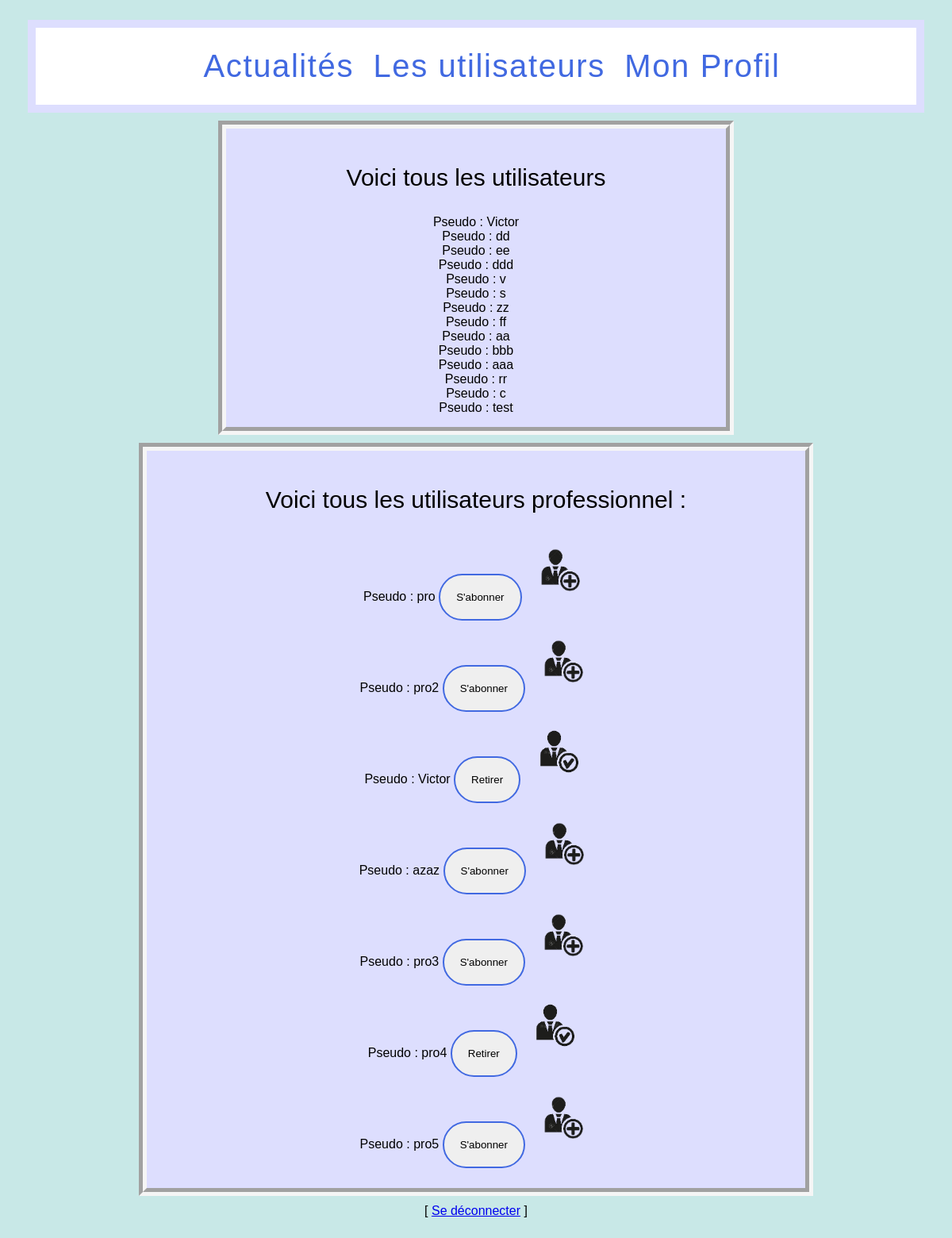
Screenshot of /Controller/Allusers (signed in) with the database file from the repository.
### tables this page shows
CREATE TABLE IF NOT EXISTS `user_client` (
  `ID` int(11) NOT NULL AUTO_INCREMENT,
  `Pseudo` varchar(255) NOT NULL,
  `Email` varchar(255) NOT NULL,
  `Password` varchar(255) NOT NULL,
  PRIMARY KEY (`ID`)
);

CREATE TABLE IF NOT EXISTS `user_professional` (
  `ID` int(11) NOT NULL AUTO_INCREMENT,
  `Pseudo` varchar(255) NOT NULL,
  `Email` varchar(255) NOT NULL,
  `Password` varchar(255) NOT NULL,
  PRIMARY KEY (`ID`)
);

### Controller/Allusers.php (called while the page is built, shortened)
<?php
Include ("../Modele/User_ClientPDO.php");
Include ("../Modele/User_ProfessionalPDO.php");
Include ("../Modele/Client_proPDO.php");
    $userclient = New User_ClientPDO();
    $userclientt = $userclient->getUtilisateurs();
    $userpro = New User_ProfessionalPDO();
    $userproo = $userpro->getUtilisateurspro();
    $verif = new Client_proPDO();
include ("../Vue/Allusers.php");

### Modele/User_ClientPDO.php (called while the page is built, shortened)
<?php
class User_ClientPDO{
    function getUtilisateurs() {
    try {
        $pdo = new PDO('mysql:host=localhost;dbname=projet',"root");
        $req = $pdo->prepare("select * from user_client");
        $req->execute();
        $ligne = $req->fetch(PDO::FETCH_ASSOC);
        while ($ligne) {
            $resultat[] = $ligne;
            $ligne = $req->fetch(PDO::FETCH_ASSOC);
        }
    } catch (PDOException $e) {
        print "Erreur !: " . $e->getMessage();
        die();
    }
    return $resultat;
}
}

### Modele/User_ProfessionalPDO.php (called while the page is built, shortened)
<?php
class User_ProfessionalPDO{
    public function getUtilisateurspro() {
    try {
        $pdo = new PDO('mysql:host=localhost;dbname=projet',"root");
        $req = $pdo->prepare("select * from user_professional");
        $req->execute();
        $ligne = $req->fetch(PDO::FETCH_ASSOC);
        while ($ligne) {
            $resultat[] = $ligne;
            $ligne = $req->fetch(PDO::FETCH_ASSOC);
        }
    } catch (PDOException $e) {
        print "Erreur !: " . $e->getMessage();
        die();
    }
    return $resultat;
}
}

### Modele/Client_proPDO.php (called while the page is built, shortened)
<?php
class Client_proPDO{
    function getOnefollow($ID_Client, $ID_Professional) {
        try {
            $pdo = new PDO('mysql:host=localhost;dbname=projet', "root");
            $req = $pdo->prepare("select * from client_professional where ID_Client=:ID_Client and ID_Professional=:ID_Professional");
            $req->bindValue(':ID_Client', $ID_Client, PDO::PARAM_INT);
            $req->bindValue(':ID_Professional', $ID_Professional, PDO::PARAM_INT);
            $req->execute();
            $resultat = $req->fetch(PDO::FETCH_ASSOC);
        } catch (PDOException $e) {
            print "Erreur !: " . $e->getMessage();
            die();
        }
        return $resultat;
    }
}

### Vue/Allusers.php (the view, shortened to what this page needs)
<?php include("Header.php");?>
<div class="alluserclient">
    <p>Voici tous les utilisateurs </p><?php
    foreach($userclientt as $value){
               echo "Pseudo : ".$value['Pseudo']."<br>";
           }?>
</div>
<div class="alluserpro">
    <p>Voici tous les utilisateurs professionnel :</p>
    <?php
    foreach($userproo as $value){
        ?>
        <form name="userpro" method="post" action="">
                  <?php
                  echo "Pseudo : ".$value['Pseudo'];
                  $veriff = $verif->getOneFollow($_SESSION["ID"], $value['ID']);
                  if ($_SESSION["Pro"]==false){
                    if (!$veriff){?>
                    <input class="favorite styled" type="submit" name="ajouter" value="S'abonner">
                      <img src="..\Images\ajouter_faux.png" height ="80" width="80"/>
                    </input><?php }
                    else {?>
                         <input class="favorite styled" type="submit" name="retirer" value="Retirer">
                      <img src="..\Images\ajouter_vrai.png" height ="80" width="80"/>
                  <?php }}?>
        </form>
    <?php }?>
</div>
[ <a href="deconnexion.php">Se déconnecter</a> ]

### Vue/Header.php (shortened to what this page needs)
<!DOCTYPE html>
<html>
   <head>
      <link rel="stylesheet" href="../Css.css"/>
   </head>
   <body>
        <nav class="menu">
            <div>
                <ul class="header">
                    <?php if ($_SESSION["Pro"]==false){?>
                    <li class="btnmenu"><a href="Session.php">Actualités</a></li>
                    <?php }
                    else {?>
                    <li class="btnmenu"><a href="Session_pro.php">Actualités</a></li><?php ;}?>
                    <li class="btnmenu"><a href="Allusers">Les utilisateurs</a></li>
                    <li class="btnmenu"><a href="Profil.php">Mon Profil</a></li>
                </ul>
            </div>
        </nav>

### Css.css (style rules this page uses)
* { font-family:arial; }
body { margin:25px; text-align: center; background-color: #C8E8E7; }
p { font-size: 30px; }
.menu { background-color: white; margin:10px; border: solid 10px #DDDEFE; }
nav.menu ul li.btnmenu { font-size: 40px; list-style-type:none; display:inline-block; padding: 10px; }
nav.menu ul li.btnmenu a { color: #4169E1; text-decoration: none; letter-spacing: 0.1rem; }
.header li { padding: 35px; }
.header li a { text-decoration: none; }
input { border:solid 2px #4169E1; margin-bottom:10px; padding:20px; outline:none; border-radius:40px; }
.alluserpro { border: 10px groove ; padding: 15px; border-color: whitesmoke; margin-bottom: 10px; margin-left: 150px; margin-right: 150px; background-color : #DDDEFE; }
.alluserclient { border: 10px groove ; padding: 15px; border-color: whitesmoke; margin-bottom: 10px; margin-left: 250px; margin-right: 250px; background-color : #DDDEFE; }

### rows the page displays
user_client: Pseudo "Victor"
user_client: Pseudo "dd"
user_client: Pseudo "ee"
user_client: Pseudo "ddd"
user_client: Pseudo "v"
user_client: Pseudo "s"
user_client: Pseudo "zz"
user_client: Pseudo "ff"
user_client: Pseudo "aa"
user_client: Pseudo "bbb"
user_client: Pseudo "aaa"
user_client: Pseudo "rr"
user_client: Pseudo "c"
user_client: Pseudo "test"
user_professional: Pseudo "pro"
user_professional: Pseudo "pro2"
user_professional: Pseudo "Victor"
user_professional: Pseudo "azaz"
user_professional: Pseudo "pro3"
user_professional: Pseudo "pro4"
user_professional: Pseudo "pro5"
